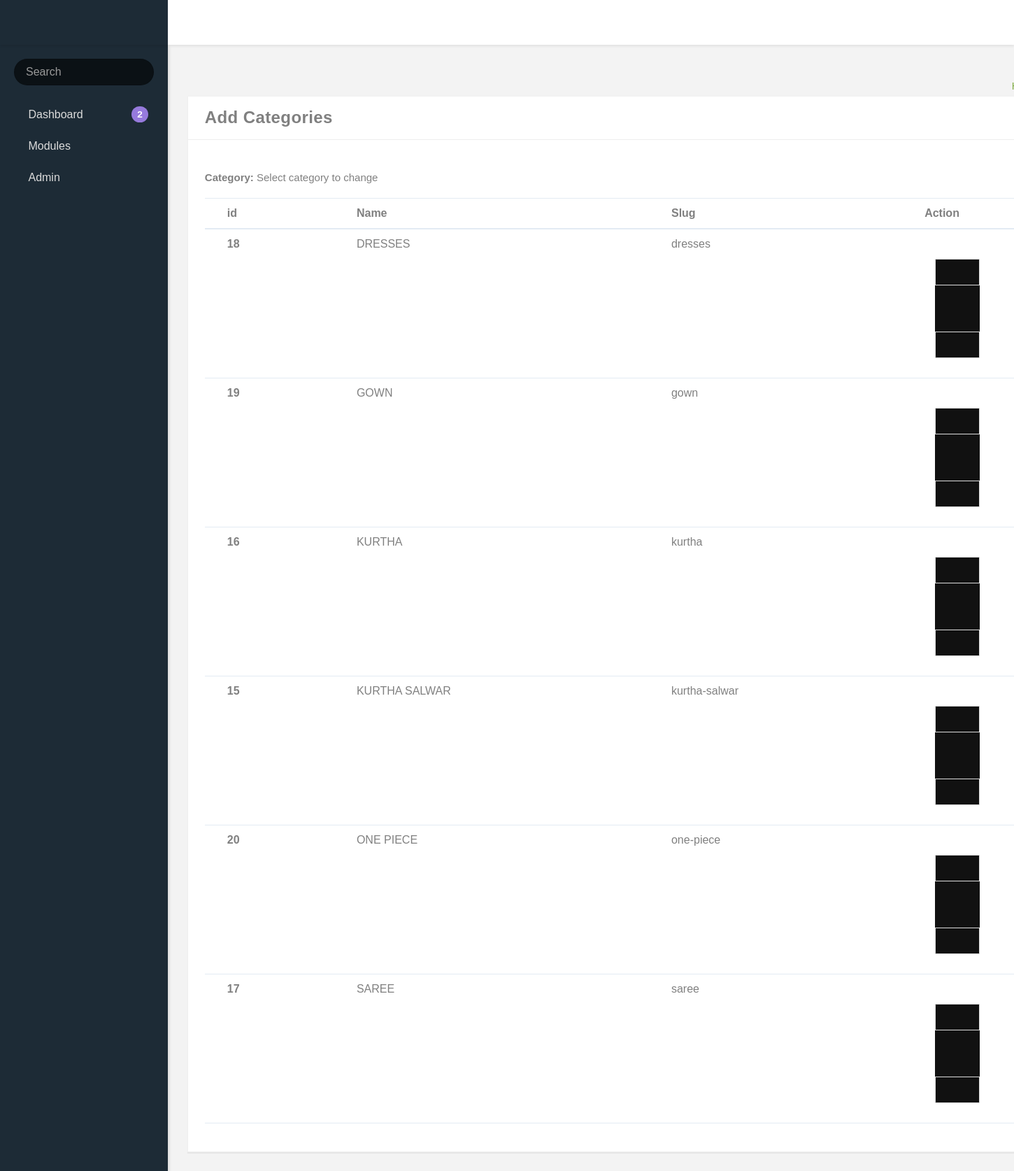
/dashboard/categories/, run on the app's committed database.
### acereadymade_app/models.py (models this page shows, shortened)
class Category(models.Model):
    name = models.CharField(max_length=200, db_index=True)
    slug = models.SlugField(max_length=200, db_index=True, unique=True)
    class Meta:
        ordering = ('name',)
        verbose_name = 'category'
        verbose_name_plural = 'categories'

### dashboard/views.py (the view)
# urls.py: path('categories/', categories.as_view(), name='categories'),
class categories(TemplateView):
    template_name = 'dashboard/m_categories.html'
    def get_context_data(self, **kwargs):
        context = super(categories, self).get_context_data()
        context['categories'] = Category.objects.all()
        return context

### dashboard/templates/dashboard/m_categories.html (shortened to what this page needs)
{% extends 'dashboard/base.html' %}
{% block content %}
{% block table %}
<div class="app-content content container-fluid">
    <div class="content-wrapper">
        <div class="content-header row">
            <div class="content-header-left col-md-6 col-xs-12 mb-1">
            </div>
            <div class="content-header-right breadcrumbs-right breadcrumbs-top col-md-6 col-xs-12">
                <div class="breadcrumb-wrapper col-xs-12">
                    <ol class="breadcrumb">
                        <li class="breadcrumb-item"><a href="index.html">Home</a>
                        </li>
                    </ol>
                </div>
            </div>
        </div>
        <div class="content-body">
            <div class="row">
                <div class="col-xs-12">
                    <div class="card">
                        <div class="card-header">
                            <h4 class="card-title">Add Categories</h4>
                        </div>
                        <div class="card-body collapse in">
                            <div class="card-block card-dashboard">
                                <p><span class="text-bold-600">Category: </span> Select category to change</p>
                                <div class="table-responsive">
                                    <table class="table">
                                        <thead>
                                        <tr>
                                            <th>id</th>
                                            <th>Name</th>
                                            <th>Slug</th>
                                            <th>Action</th>
                                        </tr>
                                        </thead>
                                        <tbody>
                                        {% for category in categories %}
                                        <tr>
                                            <th scope="row">{{category.id}}</th>
                                            <td>{{category.name}}</td>
                                            <td>{{category.slug}}</td>
                                            <td>
                                                <div class="col-lg-4 col-md-6 col-sm-12">
                                                    <div class="form-group">
                                                        <button type="button"
                                                                class="btn btn-outline-primary block btn-lg"
                                                                data-toggle="modal" data-target="#default{{ category.id }}">
                                                            <div class="fonticon-wrap">
                                                                <i class="icon-delete"></i>
                                                            </div>
                                                        </button>
                                                        <br></br>
                                                        <button type="button"
                                                                class="btn btn-outline-primary block btn-lg"
                                                                data-toggle="#" data-target="#default">
                                                            <div class="fonticon-wrap">
                                                                <a href="{% url 'dashboard:edit_category' category.id %}"
                                                                   data-action="#">
                                                                    <i class="icon-edit"></i></a>
                                                            </div>
                                                        </button>
                                                    </div>
                                                </div>
                                            </td>
                                        </tr>
                                        {% endfor %}
                                        </tbody>
                                    </table>
                                </div>
                            </div>
                            {% endblock %}
                            {% endblock %}

### dashboard/static/app-assets/css/app.css (style rules this page uses)
html { height: 100%; }
html body { height: 100%; background-color: #F3F3F3; direction: ltr; }
html body.fixed-navbar { padding-top: 4rem; }
html body .content { padding: 0; transition: 300ms ease all; backface-visibility: hidden; }
html body .content .content-wrapper { padding: 1.8rem; }
html body .content .content-wrapper .content-header-right { margin-top: 6px; }
@media screen and (min-width: 0px) { body:after { content: "xs - min-width: 0px"; } }
@media screen and (min-width: 544px) { body:after { content: "sm - min-width: 544px"; } }
@media screen and (min-width: 768px) { body:after { content: "md - min-width: 768px"; } }
@media screen and (min-width: 992px) { body:after { content: "lg - min-width: 992px"; } }
@media screen and (min-width: 1200px) { body:after { content: "xl - min-width: 1200px"; } }
body:after { display: none; }
.block { display: block; width: 100%; }

### dashboard/static/app-assets/css/core/menu/menu-types/vertical-menu.css (style rules this page uses)
@media (min-width: 992px) { body.vertical-layout.vertical-menu .content, body.vertical-layout.vertical-menu .footer { margin-left: 240px; } }

### data on the page
Category: id "18", name "DRESSES", slug "dresses"
Category: id "19", name "GOWN", slug "gown"
Category: id "16", name "KURTHA", slug "kurtha"
Category: id "15", name "KURTHA SALWAR", slug "kurtha-salwar"
Category: id "20", name "ONE PIECE", slug "one-piece"
Category: id "17", name "SAREE", slug "saree"
